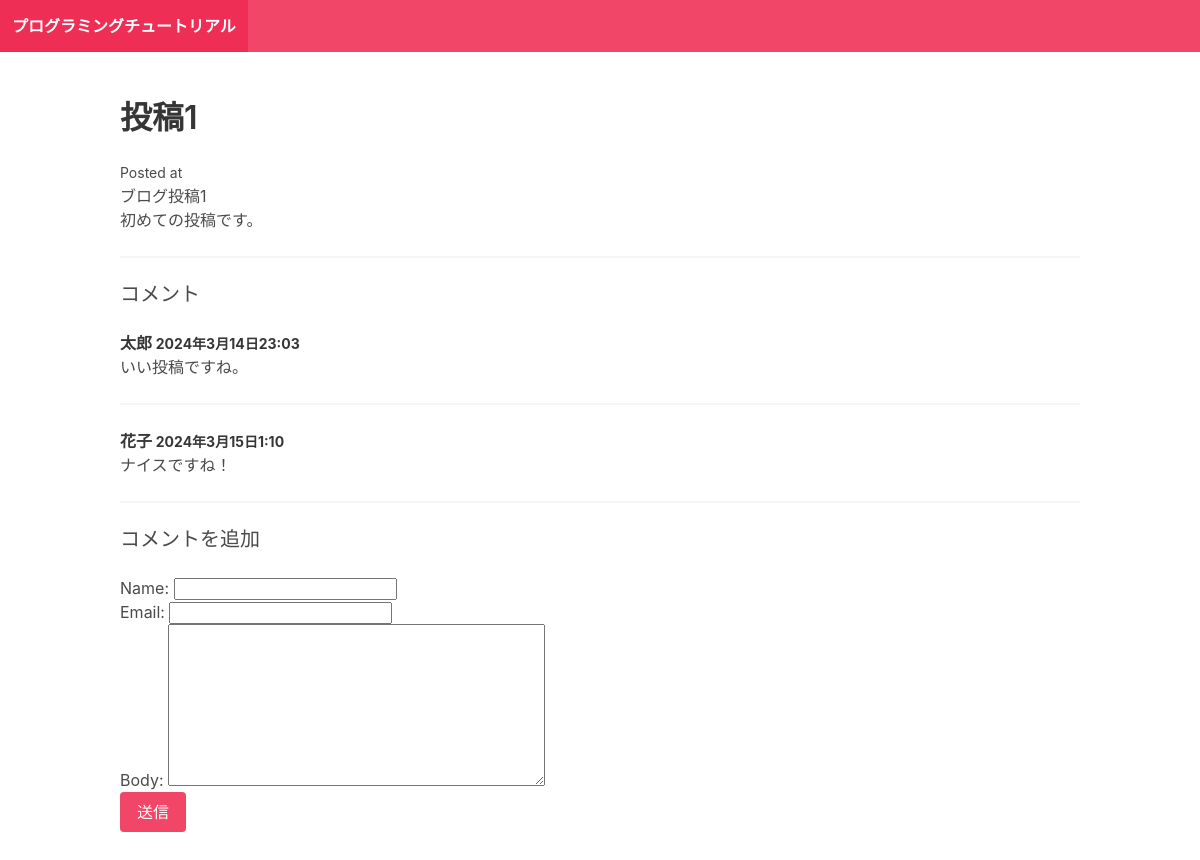
Page /post-1/ on the committed database.
### blog/models.py (models this page shows)
class Post(models.Model):
    title = models.CharField(max_length = 255)
    slug = models.SlugField()
    intro = models.TextField()
    body = models.TextField()
    posted_date = models.DateTimeField(auto_now_add = True)

class Comment(models.Model):
    post = models.ForeignKey(Post, related_name="comments", on_delete=models.CASCADE) # 1つの投稿に対して複数のデータがある,Postデータベースに紐づけを行っている
    name = models.CharField(max_length = 255)
    email = models.EmailField()
    body = models.TextField()
    posted_date = models.DateTimeField(auto_now_add = True)

### blog/views.py (the view)
# urls.py: path("<slug:slug>/", post_detail, name="post_detail"),  # "<slug:~/"のパスが呼ばれたらpost_detail関数を探す, nameはhref属性で使う
def post_detail(request, slug):
    post = Post.objects.get(slug=slug)
    if request.method == "POST":
        form = CommentForm(request.POST)
        if form.is_valid():
            comment = form.save(commit=False)
            comment.post = post
            comment.save()
            return redirect("post_detail", slug=post.slug)
    else:
        form = CommentForm( )
    return render(request, "blog/post_detail.html", {"post": post, "form": form})

### blog/forms.py
class CommentForm(forms.ModelForm):
    class Meta:
        model = Comment
        fields = ["name", "email", "body"]

### blog/templates/blog/post_detail.html (shortened to what this page needs)
{% extends "blog/base.html" %}
{% block content %}
    <h1 class="title">
        {{post.title}}
    </h1>
    <small>Posted at {{post.psted_date}}</small>
    <p>{{post.intro}}</p>
    <p>{{post.body}}</p>
    <hr />
    <h2 class="subtitle">コメント</h2>
    {% for comment in post.comments.all %}
    <article class="media">
        <div class="media-content">
            <div class="content">
                <p>
                    <strong>
                        {{comment.name}}
                        <small>{{comment.posted_date}}</small>
                    </strong>
                    <br />
                    {{ comment.body}}
                </p>
            </div>
        </div>
    </article>
    <hr>
    {% empty %}
    <div class="notification">
        <p>コメントはまだありません。</p>
    </div>
    <hr>
    {% endfor %}
    <h2 class="subtitle">コメントを追加</h2>
    <form action="." method="post">
        {{form.as_p}}
        <div class="control">
            <button class="button is-danger">送信</button>
        </div>
    </form>
{% endblock %}

### rows in the picture
Post: title "投稿1", intro "ブログ投稿1", body "初めての投稿です。"
Comment: name "太郎", posted_date "2024年3月14日23:03", body "いい投稿ですね。"
Comment: name "花子", posted_date "2024年3月15日1:10", body "ナイスですね！"
